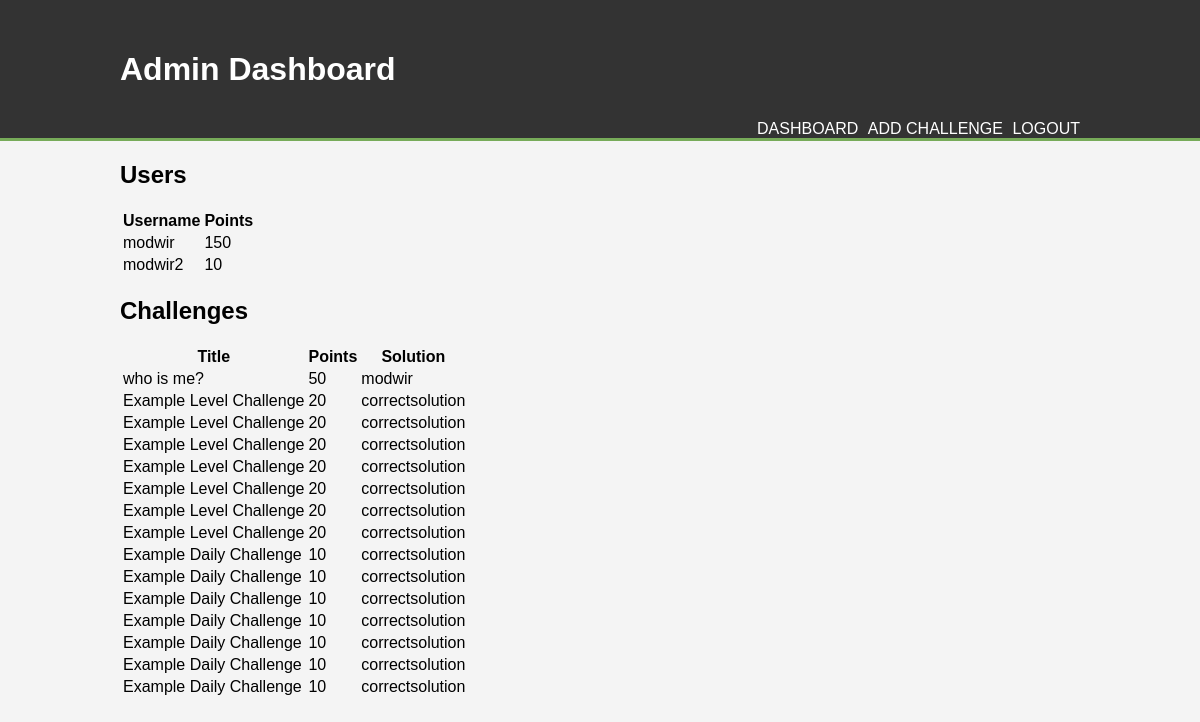
The app's page /admin/dashboard with its own data.
### tables this page shows
CREATE TABLE users (
        id INTEGER PRIMARY KEY AUTOINCREMENT,
        username TEXT NOT NULL UNIQUE,
        password TEXT NOT NULL,
        points INTEGER DEFAULT 0
    );

CREATE TABLE challenges (
        id INTEGER PRIMARY KEY AUTOINCREMENT,
        title TEXT NOT NULL,
        description TEXT NOT NULL,
        solution TEXT NOT NULL,
        type TEXT NOT NULL,
        points INTEGER NOT NULL
    );

### app.py (the view)
@app.route("/admin/dashboard")
def admin_dashboard():
    conn = get_db_connection()
    users = conn.execute(
        "SELECT username, points FROM users ORDER BY points DESC"
    ).fetchall()
    challenges = conn.execute(
        "SELECT title, solution,points FROM challenges ORDER BY points DESC"
    ).fetchall()
    conn.close()
    return render_template(
        "admin/admin_dashboard.html", users=users, challenges=challenges
    )

### app.py (called while the page is built)
def get_db_connection():
    conn = sqlite3.connect("/var/www/html/CTFSystem/data/ctf.db")
    conn.row_factory = sqlite3.Row
    return conn

### templates/admin/admin_dashboard.html (shortened to what this page needs)
<!DOCTYPE html>
<html lang="en">
<head>
    <link rel="stylesheet" href="/static/styles.css">
</head>
<body>
    <header>
        <div class="container">
            <h1>Admin Dashboard</h1>
            <nav>
                <ul>
                    <li><a href="/admin/dashboard">Dashboard</a></li>
                    <li><a href="/admin/add_challenge">Add Challenge</a></li>
                    <li><a href="/logout">Logout</a></li>
                </ul>
            </nav>
        </div>
    </header>
    <div class="container">
        <h2>Users</h2>
        <table>
            <thead>
                <tr>
                    <th>Username</th>
                    <th>Points</th>
                </tr>
            </thead>
            <tbody>
                {% for challenge in users %}
                <tr>
                    <td>{{ challenge.username }}</td>
                    <td>{{ challenge.points }}</td>
                </tr>
                {% endfor %}
            </tbody>
        </table>
    </div>
    <div class="container">
        <h2>Challenges</h2>
        <table>
            <thead>
                <tr>
                    <th>Title</th>
                    <th>Points</th>
                    <th>Solution</th>
                </tr>
            </thead>
            <tbody>
                {% for challenge in challenges %}
                <tr>
                    <td>{{ challenge.title }}</td>
                    <td>{{ challenge.points }}</td>
                    <td>{{ challenge.solution }}</td>
                </tr>
                {% endfor %}
            </tbody>
        </table>
    </div>
</body>
</html>

### static/styles.css (style rules this page uses)
body { font-family: Arial, sans-serif; background-color: #f4f4f4; margin: 0; padding: 0; }
.container { width: 80%; margin: auto; overflow: hidden; }
header { background: #333; color: #fff; padding-top: 30px; min-height: 70px; border-bottom: #77ab59 3px solid; }
header a { color: #fff; text-decoration: none; text-transform: uppercase; font-size: 16px; }
nav { float: right; margin-top: 10px; }
nav ul { margin: 0; padding: 0; list-style: none; }
nav ul li { display: inline; margin-left: 5px; }

### records on screen
users: username "modwir", points "150"
users: username "modwir2", points "10"
challenges: title "who is me?", points "50", solution "modwir"
challenges: title "Example Level Challenge", points "20", solution "correctsolution"
challenges: title "Example Level Challenge", points "20", solution "correctsolution"
challenges: title "Example Level Challenge", points "20", solution "correctsolution"
challenges: title "Example Level Challenge", points "20", solution "correctsolution"
challenges: title "Example Level Challenge", points "20", solution "correctsolution"
challenges: title "Example Level Challenge", points "20", solution "correctsolution"
challenges: title "Example Level Challenge", points "20", solution "correctsolution"
challenges: title "Example Daily Challenge", points "10", solution "correctsolution"
challenges: title "Example Daily Challenge", points "10", solution "correctsolution"
challenges: title "Example Daily Challenge", points "10", solution "correctsolution"
challenges: title "Example Daily Challenge", points "10", solution "correctsolution"
challenges: title "Example Daily Challenge", points "10", solution "correctsolution"
challenges: title "Example Daily Challenge", points "10", solution "correctsolution"
challenges: title "Example Daily Challenge", points "10", solution "correctsolution"
